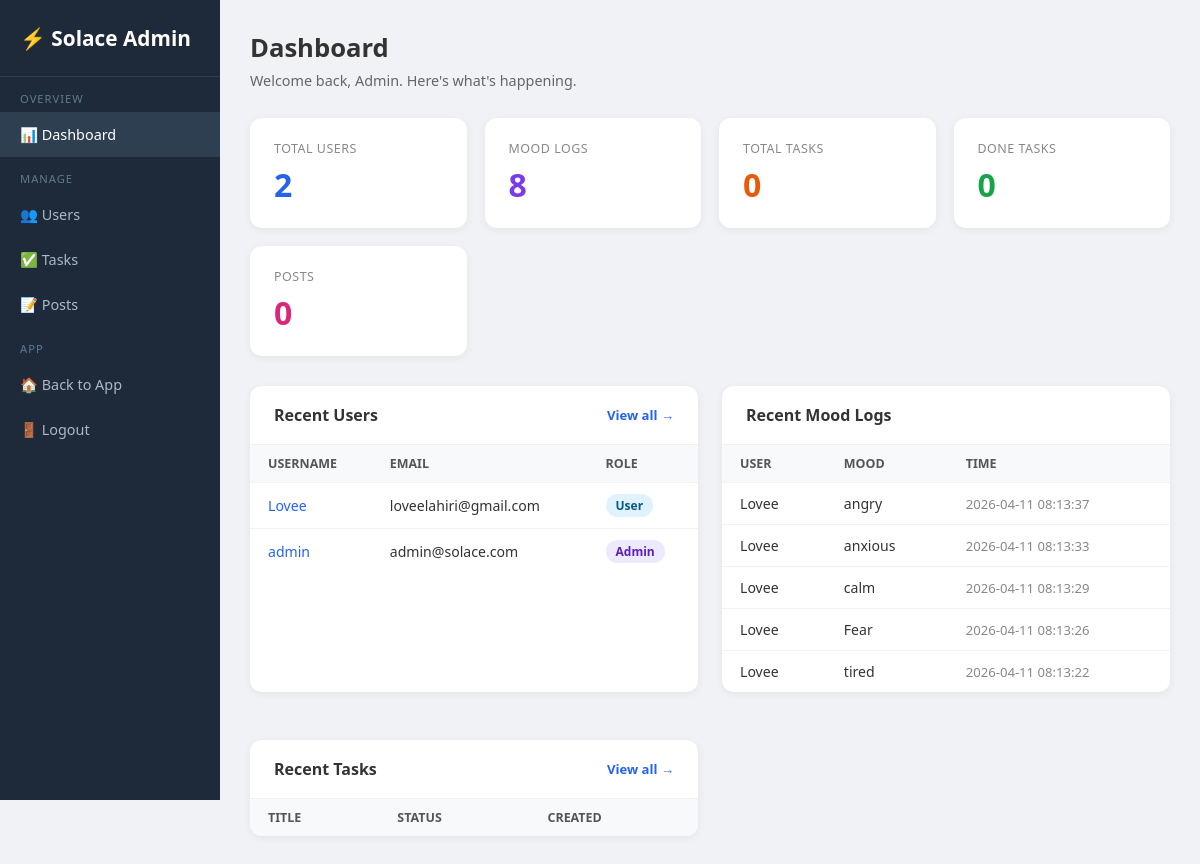
The page /admin (signed in) on the database its author committed.
### tables this page shows
CREATE TABLE users (
                id         INTEGER PRIMARY KEY AUTOINCREMENT,
                username   TEXT UNIQUE NOT NULL,
                email      TEXT NOT NULL,
                password   TEXT NOT NULL,
                is_admin   INTEGER DEFAULT 0,
                created_at DATETIME DEFAULT CURRENT_TIMESTAMP
            );

CREATE TABLE mood_logs (
                id        INTEGER PRIMARY KEY AUTOINCREMENT,
                user_id   INTEGER NOT NULL REFERENCES users(id),
                mood      TEXT NOT NULL,
                timestamp DATETIME DEFAULT CURRENT_TIMESTAMP
            );

### app.py (the view)
@app.route("/admin")
@admin_required
def admin_dashboard() -> Any:
    with get_db() as conn:
        total_users  = conn.execute("SELECT COUNT(*) FROM users").fetchone()[0]
        total_moods  = conn.execute("SELECT COUNT(*) FROM mood_logs").fetchone()[0]
        total_tasks  = conn.execute("SELECT COUNT(*) FROM admin_tasks").fetchone()[0]
        done_tasks   = conn.execute("SELECT COUNT(*) FROM admin_tasks WHERE status='done'").fetchone()[0]
        total_posts  = conn.execute("SELECT COUNT(*) FROM posts").fetchone()[0]
        recent_users = conn.execute(
            "SELECT id, username, email, is_admin, created_at FROM users ORDER BY created_at DESC LIMIT 5"
        ).fetchall()
        recent_moods = conn.execute("""
            SELECT u.username, ml.mood, ml.timestamp
            FROM mood_logs ml JOIN users u ON ml.user_id=u.id
            ORDER BY ml.timestamp DESC LIMIT 5
        """).fetchall()
        recent_tasks = conn.execute(
            "SELECT title, status, created_at FROM admin_tasks ORDER BY created_at DESC LIMIT 5"
        ).fetchall()
    return render_template(
        "admin/dashboard.html",
        total_users=total_users, total_moods=total_moods,
        total_tasks=total_tasks, done_tasks=done_tasks, total_posts=total_posts,
        recent_users=recent_users, recent_moods=recent_moods, recent_tasks=recent_tasks,
    )

### app.py (called while the page is built)
def get_db() -> sqlite3.Connection:
    conn = sqlite3.connect("database.db")
    conn.row_factory = sqlite3.Row
    return conn

def admin_required(f: Any) -> Any:
    @wraps(f)
    def dec(*args: Any, **kwargs: Any) -> Any:
        if "user_id" not in session or not session.get("is_admin"):
            flash("Admin access required.")
            return redirect(url_for("login_page"))
        return f(*args, **kwargs)
    return dec

### templates/admin/dashboard.html (shortened to what this page needs)
<!DOCTYPE html>
<html lang="en">
<head>
</head>
<body>
<div class="sidebar">
  <div class="logo">⚡ Solace Admin</div>
  <nav>
    <div class="section-label">Overview</div>
    <a href="/admin" class="active">📊 Dashboard</a>
    <div class="section-label">Manage</div>
    <a href="/admin/users">👥 Users</a>
    <a href="/admin/tasks">✅ Tasks</a>
    <a href="/admin/posts">📝 Posts</a>
    <div class="section-label">App</div>
    <a href="/tracker">🏠 Back to App</a>
    <a href="/logout">🚪 Logout</a>
  </nav>
</div>
<div class="main">
  <div class="page-title">Dashboard</div>
  <div class="page-sub">Welcome back, Admin. Here's what's happening.</div>
  <div class="stats">
    <div class="stat-card blue">
      <div class="label">Total Users</div>
      <div class="value">{{ total_users }}</div>
    </div>
    <div class="stat-card purple">
      <div class="label">Mood Logs</div>
      <div class="value">{{ total_moods }}</div>
    </div>
    <div class="stat-card orange">
      <div class="label">Total Tasks</div>
      <div class="value">{{ total_tasks }}</div>
    </div>
    <div class="stat-card green">
      <div class="label">Done Tasks</div>
      <div class="value">{{ done_tasks }}</div>
    </div>
    <div class="stat-card pink">
      <div class="label">Posts</div>
      <div class="value">{{ total_posts }}</div>
    </div>
  </div>
  <div class="grid2">
    <div class="card">
      <div class="card-header">Recent Users <a href="/admin/users">View all →</a></div>
      <table>
        <thead><tr><th>Username</th><th>Email</th><th>Role</th></tr></thead>
        <tbody>
          {% for u in recent_users %}
          <tr>
            <td><a href="/admin/users/{{ u.id }}" style="color:#2563eb;text-decoration:none">{{ u.username }}</a></td>
            <td>{{ u.email }}</td>
            <td><span class="badge {{ 'admin' if u.is_admin else 'user' }}">{{ 'Admin' if u.is_admin else 'User' }}</span></td>
          </tr>
          {% endfor %}
        </tbody>
      </table>
    </div>
    <div class="card">
      <div class="card-header">Recent Mood Logs</div>
      <table>
        <thead><tr><th>User</th><th>Mood</th><th>Time</th></tr></thead>
        <tbody>
          {% for m in recent_moods %}
          <tr>
            <td>{{ m.username }}</td>
            <td>{{ m.mood }}</td>
            <td style="color:#888;font-size:0.82rem">{{ m.timestamp }}</td>
          </tr>
          {% endfor %}
        </tbody>
      </table>
    </div>
    <div class="card">
      <div class="card-header">Recent Tasks <a href="/admin/tasks">View all →</a></div>
      <table>
        <thead><tr><th>Title</th><th>Status</th><th>Created</th></tr></thead>
      </table>
    </div>
  </div>
</div>
</body>
</html>

### templates/admin/dashboard.html (style rules this page uses)
* { box-sizing: border-box; margin: 0; padding: 0; }
body { font-family: 'Segoe UI', sans-serif; background: #f0f2f5; color: #333; }
.sidebar { width: 220px; position: fixed; top: 0; left: 0; height: 100vh; background: #1e2a3a; color: #cdd9e5; display: flex; flex-direction: column; }
.sidebar .logo { padding: 24px 20px; font-size: 1.3rem; font-weight: 700; color: #fff; border-bottom: 1px solid #2e3f52; }
.sidebar nav a { display: block; padding: 13px 20px; color: #aab8c8; text-decoration: none; font-size: 0.9rem; transition: background 0.15s; }
.sidebar nav a:hover, .sidebar nav a.active { background: #2e3f52; color: #fff; }
.sidebar nav .section-label { padding: 14px 20px 6px; font-size: 0.7rem; text-transform: uppercase; letter-spacing: 1px; color: #5f7a90; }
.main { margin-left: 220px; padding: 30px; }
.page-title { font-size: 1.6rem; font-weight: 700; margin-bottom: 6px; }
.page-sub { color: #666; font-size: 0.9rem; margin-bottom: 28px; }
.stats { display: grid; grid-template-columns: repeat(auto-fit, minmax(180px, 1fr)); gap: 18px; margin-bottom: 30px; }
.stat-card { background: #fff; border-radius: 12px; padding: 22px 24px; box-shadow: 0 2px 8px rgba(0,0,0,.06); }
.stat-card .label { font-size: 0.78rem; color: #888; text-transform: uppercase; letter-spacing: .5px; }
.stat-card .value { font-size: 2rem; font-weight: 700; margin-top: 6px; }
.stat-card.blue .value { color: #2563eb; }
.stat-card.green .value { color: #16a34a; }
.stat-card.orange .value { color: #ea580c; }
.stat-card.purple .value { color: #7c3aed; }
.stat-card.pink .value { color: #db2777; }
.card { background: #fff; border-radius: 12px; box-shadow: 0 2px 8px rgba(0,0,0,.06); margin-bottom: 24px; overflow: hidden; }
.card-header { padding: 18px 24px; font-weight: 600; font-size: 1rem; border-bottom: 1px solid #f0f0f0; display: flex; justify-content: space-between; align-items: center; }
.card-header a { font-size: 0.82rem; color: #2563eb; text-decoration: none; }
table { width: 100%; border-collapse: collapse; font-size: 0.88rem; }
th { background: #f8f9fb; padding: 10px 18px; text-align: left; font-weight: 600; color: #555; font-size: 0.78rem; text-transform: uppercase; }
td { padding: 11px 18px; border-top: 1px solid #f2f2f2; }
.badge { display: inline-block; padding: 3px 10px; border-radius: 20px; font-size: 0.75rem; font-weight: 600; }
.badge.admin { background: #ede9fe; color: #5b21b6; }
.badge.user { background: #e0f2fe; color: #075985; }
.grid2 { display: grid; grid-template-columns: 1fr 1fr; gap: 24px; }

### rows shown on the page
users: username "Lovee", email "loveelahiri@gmail.com", is_admin "User"
users: username "admin", email "admin@solace.com", is_admin "Admin"
mood_logs: username "Lovee", mood "angry", timestamp "2026-04-11 08:13:37"
mood_logs: username "Lovee", mood "anxious", timestamp "2026-04-11 08:13:33"
mood_logs: username "Lovee", mood "calm", timestamp "2026-04-11 08:13:29"
mood_logs: username "Lovee", mood "Fear", timestamp "2026-04-11 08:13:26"
mood_logs: username "Lovee", mood "tired", timestamp "2026-04-11 08:13:22"

### other values the page prints
{{ total_users }} "2"
{{ total_moods }} "8"
{{ total_tasks }} "0"
{{ done_tasks }} "0"
{{ total_posts }} "0"
